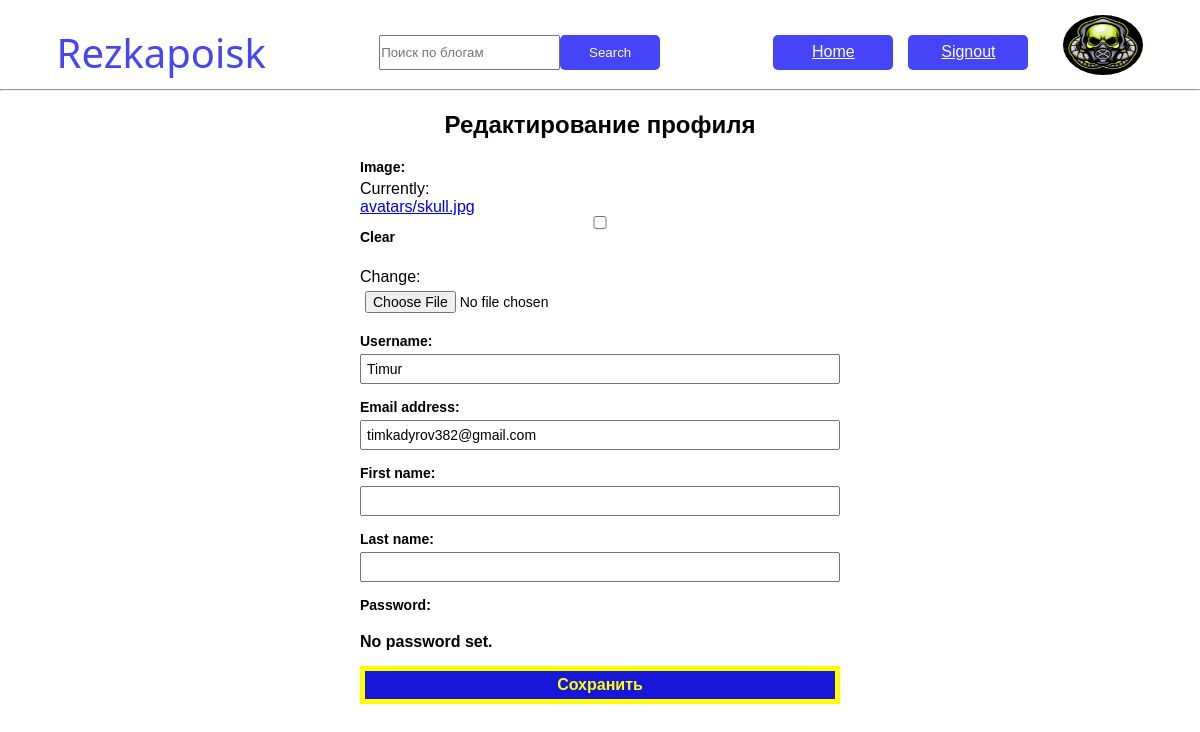
/authe/edit-profile/ (signed in), run on the app's committed database.
### authe/models.py (models this page shows)
class User(AbstractUser):
    image = models.ImageField(upload_to='avatars', blank=True)
    groups = models.ManyToManyField(
        'auth.Group',
        related_name='users',
        blank=True,
        verbose_name='groups',
        help_text='The groups this user belongs to. A user will get all permissions granted to each of their groups.',
    )
    user_permissions = models.ManyToManyField(
        'auth.Permission',
        related_name='users',
        blank=True,
        verbose_name='user permissions',
        help_text='Specific permissions for this user.',
        error_messages={
            'add': 'The permission you are trying to add already exists for the user.',
            'remove': 'The permission you are trying to remove does not exist for the user.',
        },
    )

### authe/views.py (the view)
# urls.py: path('edit-profile/', views.edit_profile, name='edit-profile'),
@login_required             # Только зарегистрированные user-ы #
def edit_profile(request):
    if request.method == 'POST':
        form = EditProfileForm(request.POST, request.FILES, instance=request.user) # использование данных user-a для редактирования #
        if form.is_valid():
            form.save()
            return redirect('authe:profile')
    else:
        form = EditProfileForm(instance=request.user)
    return render(request, 'authe/edit-profile.html', {'form': form})

### authe/forms.py
class EditProfileForm(UserChangeForm):
    class Meta:
        model = User
        fields = ('image','username', 'email','first_name', 'last_name',)

### authe/templates/authe/edit-profile.html (shortened to what this page needs)
{% load static %}
<!DOCTYPE html>
<html lang="en">
<head>
    <link rel="stylesheet" href="{% static 'authe/css/header.css' %}">
    <link rel="stylesheet" href="{% static 'authe/css/authe.css' %}">
</head>
<body>
    <header>
        <h1>Rezkapoisk</h1>
        <div class="header-div-1">
            <form method="POST" action="{% url 'films:film-search'  %}" class="form">
                <input type="search" placeholder="Поиск по блогам" name="search">
                <button id="button-find">
                    Search
                </button>
            </form>
        </div>
        <div class="header-div-2">
            <a href="{% url 'films:home' %}" class="button-reg">Home</a>
            <a href="{% url 'authe:signout' %}" class="button-reg">Signout</a>
            {% if user.image %}
                <a href="{% url 'authe:profile'%}"><img src="{{ user.image.url }}" alt="" id="header-img"></a>
            {% else %}
                <a href="{% url 'authe:profile'%}"><img src="{% static 'films/images/User.png' %}" alt=""></a>
            {% endif %}
        </div>
    </header>
    <hr id="hr-line">
    <section class="authe-main">
        <h1>Редактирование профиля</h1>
        <form method="post" class="authe-form" enctype="multipart/form-data">
            {{ form.as_p }}
            <button type="submit">Сохранить</button>
        </form>
    </section>
</body>
</html>

### authe/static/authe/css/Header.css (style rules this page uses)
header { display: flex; align-items: center; justify-content: space-around; margin-top: 15px; }
header h1 { color: rgb(69, 69, 247); font-weight: 500; font-size: 40px; font-family: 'Noto Sans', sans-serif; }
.form { display: flex; align-items: center; }
.form input { height: 35px; }
#button-find { display: flex; align-items: center; justify-content: center; align-items: center; width: 100px; height: 35px; border: rgb(69, 69, 247); border-radius: 5px; color: white; background-color: rgb(69, 69, 247) }
.header-div-2 { display: flex; align-items: center; gap: 15px; }
.button-reg { display: flex; align-items: center; justify-content: center; text-align: center; width: 120px; height: 35px; border: rgb(69, 69, 247); border-radius: 5px; color: white; background-color: rgb(69, 69, 247) }
#header-img { width: 80px; height: 60px; border-radius: 50%; margin-bottom: 10px; margin-left: 20px; }

### authe/static/authe/css/Authe.css (style rules this page uses)
* { margin: 0; padding: 0; font-family: 'Montserrat', sans-serif; }
.authe-main { min-height: calc(60vh - 80px); display: flex; flex-direction: column; justify-content: center; align-items: center; }
.authe-main h1 { margin-bottom: 20px; margin-top: 20px; }
.authe-form { width: 40%; display: flex; flex-direction: column; }
.authe-form p { display: flex; flex-direction: column; margin-bottom: 15px; }
.authe-form p label { font-size: 14px; margin-bottom: 5px; font-weight: 700; }
.authe-form p input, .authe-form p textarea, .authe-form p select { padding: 5px; box-sizing: border-box; outline: none; font-size: 14px; }
.authe-form button { padding: 5px; box-sizing: border-box; color: yellow; border: 5px solid yellow; font-size: 16px; font-weight: 700; cursor: pointer; background-color: rgb(23, 23, 218); }

### data on the page
User: image (picture), username "Timur", email "timkadyrov382@gmail.com"
